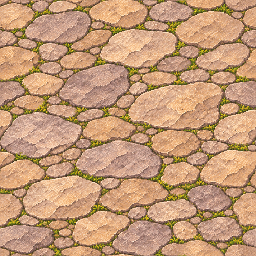
#> input picture assets/town/egret-quay.png, 256 x 256 px
$ python layout_egret.py
#> lines starting #> are read from the running program, lines starting #| are printed output that depends on the picture
"""Rebuild the European port in reference-image coordinates, including its property survey."""
import base64
import json
import math
import random
import zlib
from pathlib import Path

import numpy as np
from PIL import Image, ImageDraw, ImageFilter
from shapely.affinity import affine_transform
from shapely.geometry import LineString, Point, Polygon, box
from shapely.ops import unary_union
from building_footprints import EGRET, stamp_building, wall_clearance
from town_contacts import FIXTURES, stamp_fixture, stamp_rock
from egret_cart_track import cart_track
from egret_land_use import VENUE_USES, measure_routes, survey_districts

ROOT = Path(__file__).resolve().parents[1]
W,H=2263,1085
CELL=31
OX,OY=0,19
# Expand the spacing of the original composition, keeping sprite sizes fixed.
SPACING=1.13
WEST_MARGIN,TOP_MARGIN=350,8

def placed(x,y):
    return WEST_MARGIN+x*SPACING,TOP_MARGIN+y*SPACING

def projected(geom):
    return affine_transform(geom,[SPACING,0,0,SPACING,WEST_MARGIN,TOP_MARGIN])

REGIONS=json.loads((ROOT/"tools/map_art/egret-regions.json").read_text())
#> (reads tools/map_art/egret-regions.json from the repository)
with Image.open(ROOT/"assets/town/egret-quay.png") as quarry:
    # Keep the grain from the town's stone atlas and light each dressed block separately.
#> quarry is the input picture: PIL image 256x256 RGBA; mean R, G, B, A 194.6, 153.4, 118.4, 255
    gray=quarry.convert("L")
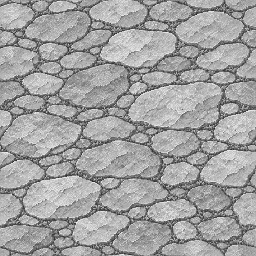
#> gray: PIL image 256x256 L; min 36, max 247, mean 161.7
    grain=np.asarray(gray,dtype=float)-np.asarray(gray.filter(ImageFilter.GaussianBlur(3)),dtype=float)
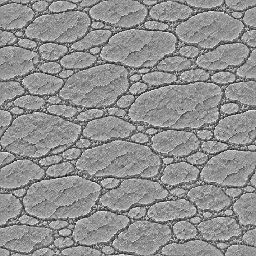
#> grain: shape (256, 256) float64; min -128, max 98, mean 0; drawn with min black and max white
    Image.fromarray(np.clip(234+grain*.97,174,255).astype("uint8")).save(ROOT/"assets/town/egret-granite.png")
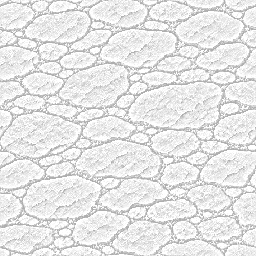
#> saved as egret-granite.png: PIL image 256x256 L; min 174, max 255, mean 231.1
separate_art=("passenger-station","wharf","bollard")
for art in separate_art:
#> (the run stopped early here; a loop or call above may not have finished)
